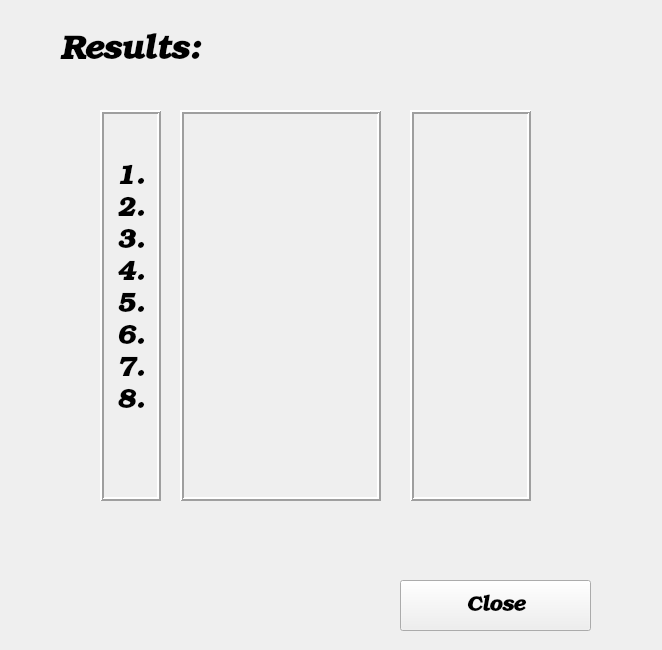
<?xml version="1.0" encoding="UTF-8"?>
<ui version="4.0">
 <class>Results</class>
 <widget class="QWidget" name="Results">
  <property name="geometry">
   <rect>
    <x>0</x>
    <y>0</y>
    <width>662</width>
    <height>650</height>
   </rect>
  </property>
  <property name="windowTitle">
   <string>Form</string>
  </property>
  <widget class="QLabel" name="label_players">
   <property name="geometry">
    <rect>
     <x>180</x>
     <y>110</y>
     <width>201</width>
     <height>391</height>
    </rect>
   </property>
   <property name="sizePolicy">
    <sizepolicy hsizetype="Preferred" vsizetype="Preferred">
     <horstretch>0</horstretch>
     <verstretch>8</verstretch>
    </sizepolicy>
   </property>
   <property name="font">
    <font>
     <family>URW Bookman</family>
     <pointsize>20</pointsize>
     <italic>true</italic>
     <bold>true</bold>
    </font>
   </property>
   <property name="frameShape">
    <enum>QFrame::Box</enum>
   </property>
   <property name="frameShadow">
    <enum>QFrame::Raised</enum>
   </property>
   <property name="lineWidth">
    <number>2</number>
   </property>
   <property name="text">
    <string/>
   </property>
   <property name="alignment">
    <set>Qt::AlignCenter</set>
   </property>
  </widget>
  <widget class="QPushButton" name="pB_close">
   <property name="geometry">
    <rect>
     <x>400</x>
     <y>580</y>
     <width>191</width>
     <height>51</height>
    </rect>
   </property>
   <property name="font">
    <font>
     <family>URW Bookman</family>
     <pointsize>16</pointsize>
     <italic>true</italic>
     <bold>true</bold>
    </font>
   </property>
   <property name="text">
    <string>Close</string>
   </property>
  </widget>
  <widget class="QLabel" name="label_results">
   <property name="geometry">
    <rect>
     <x>60</x>
     <y>20</y>
     <width>351</width>
     <height>61</height>
    </rect>
   </property>
   <property name="font">
    <font>
     <family>URW Bookman</family>
     <pointsize>25</pointsize>
     <italic>true</italic>
     <bold>true</bold>
    </font>
   </property>
   <property name="text">
    <string>Results:</string>
   </property>
  </widget>
  <widget class="QLabel" name="label_scores">
   <property name="geometry">
    <rect>
     <x>410</x>
     <y>110</y>
     <width>121</width>
     <height>391</height>
    </rect>
   </property>
   <property name="sizePolicy">
    <sizepolicy hsizetype="Preferred" vsizetype="Preferred">
     <horstretch>0</horstretch>
     <verstretch>8</verstretch>
    </sizepolicy>
   </property>
   <property name="font">
    <font>
     <family>URW Bookman</family>
     <pointsize>20</pointsize>
     <italic>true</italic>
     <bold>true</bold>
    </font>
   </property>
   <property name="frameShape">
    <enum>QFrame::Box</enum>
   </property>
   <property name="frameShadow">
    <enum>QFrame::Raised</enum>
   </property>
   <property name="lineWidth">
    <number>2</number>
   </property>
   <property name="text">
    <string/>
   </property>
   <property name="alignment">
    <set>Qt::AlignCenter</set>
   </property>
  </widget>
  <widget class="QLabel" name="label_players_2">
   <property name="geometry">
    <rect>
     <x>100</x>
     <y>110</y>
     <width>61</width>
     <height>391</height>
    </rect>
   </property>
   <property name="sizePolicy">
    <sizepolicy hsizetype="Preferred" vsizetype="Preferred">
     <horstretch>0</horstretch>
     <verstretch>8</verstretch>
    </sizepolicy>
   </property>
   <property name="font">
    <font>
     <family>URW Bookman</family>
     <pointsize>20</pointsize>
     <italic>true</italic>
     <bold>true</bold>
    </font>
   </property>
   <property name="frameShape">
    <enum>QFrame::Box</enum>
   </property>
   <property name="frameShadow">
    <enum>QFrame::Raised</enum>
   </property>
   <property name="lineWidth">
    <number>2</number>
   </property>
   <property name="text">
    <string>1.
2.
3.
4.
5.
6.
7.
8.
</string>
   </property>
   <property name="alignment">
    <set>Qt::AlignCenter</set>
   </property>
  </widget>
 </widget>
 <resources/>
 <connections/>
</ui>
